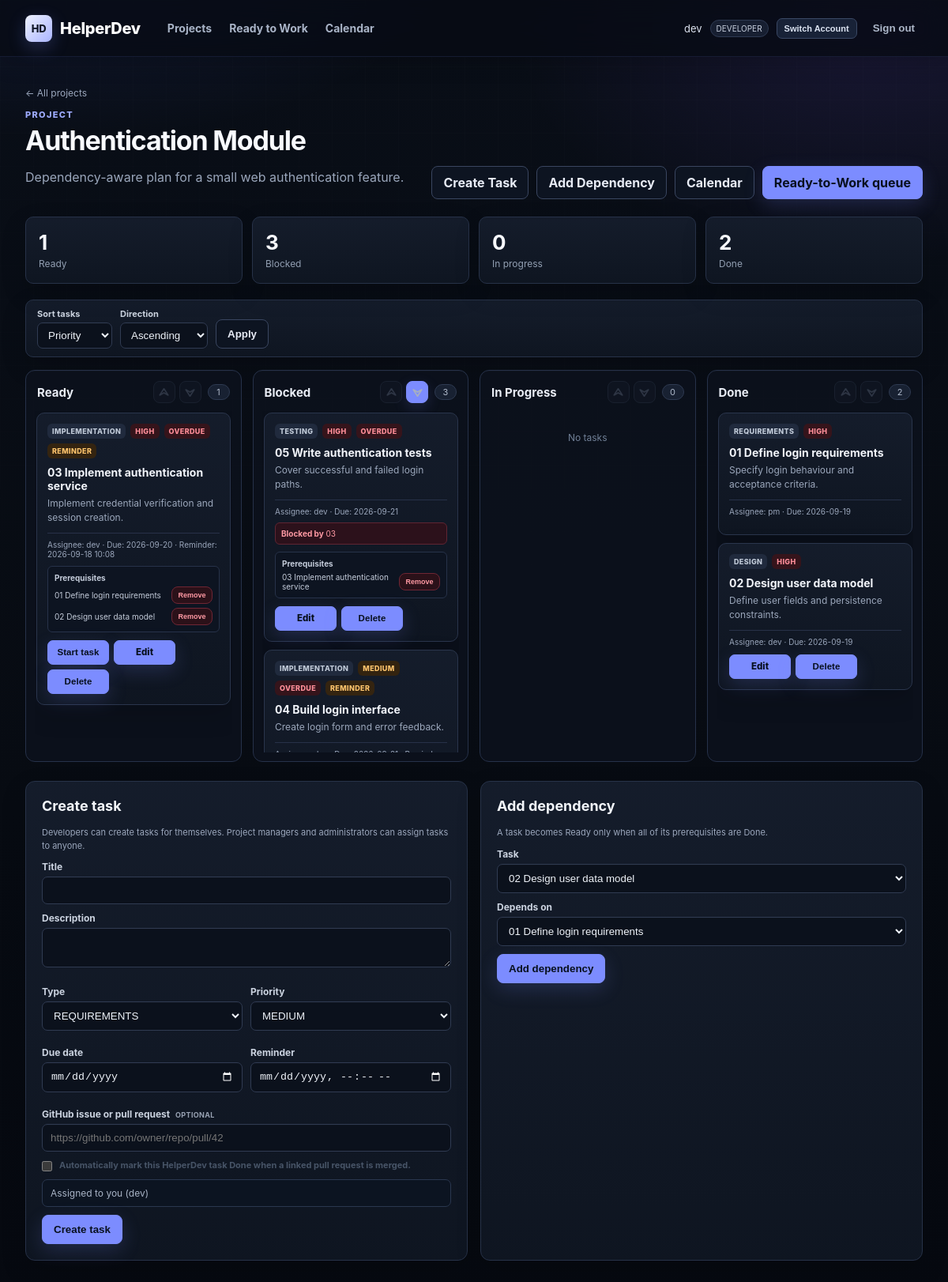
Page /projects/1 (signed in) on the committed database.
### tables this page shows
CREATE TABLE users (
    id INTEGER PRIMARY KEY AUTOINCREMENT,
    username TEXT NOT NULL UNIQUE,
    password_hash TEXT NOT NULL,
    role TEXT NOT NULL CHECK(role IN ('DEVELOPER','PROJECT_MANAGER','ADMIN'))
);

CREATE TABLE projects (
    id INTEGER PRIMARY KEY AUTOINCREMENT,
    name TEXT NOT NULL,
    description TEXT NOT NULL DEFAULT ''
);

CREATE TABLE tasks (
    id INTEGER PRIMARY KEY AUTOINCREMENT,
    project_id INTEGER NOT NULL REFERENCES projects(id) ON DELETE CASCADE,
    title TEXT NOT NULL,
    description TEXT NOT NULL DEFAULT '',
    task_type TEXT NOT NULL CHECK(task_type IN ('REQUIREMENTS','DESIGN','IMPLEMENTATION','BUG_FIX','TESTING','REVIEW','DOCUMENTATION','DEPLOYMENT')),
    priority TEXT NOT NULL CHECK(priority IN ('HIGH','MEDIUM','LOW')),
    progress_status TEXT NOT NULL DEFAULT 'PLANNED' CHECK(progress_status IN ('PLANNED','IN_PROGRESS','DONE')),
    assignee_id INTEGER REFERENCES users(id) ON DELETE SET NULL,
    due_date TEXT,
    reminder_at TEXT,
    archived INTEGER NOT NULL DEFAULT 0 CHECK(archived IN (0,1)),
    github_url TEXT,
    github_kind TEXT,
    github_repo TEXT,
    github_number INTEGER,
    github_state TEXT,
    github_title TEXT,
    github_synced_at TEXT,
    github_auto_complete INTEGER NOT NULL DEFAULT 0 CHECK(github_auto_complete IN (0,1)),
    created_at TEXT NOT NULL DEFAULT CURRENT_TIMESTAMP
);

### HelperDev/app.py (the view)
    @app.get("/projects/{project_id}", response_class=HTMLResponse)
    def project_board(request: Request, project_id: int, message: str | None = None, error: str | None = None,
                      sort: str = "priority", direction: str = "asc"):
        user = require_user(request)
        if not user:
            return RedirectResponse("/login", status_code=303)
        project = projects.get_project(project_id)
        if not project:
            raise HTTPException(404)
        with database.connect() as conn:
            users = conn.execute("SELECT id,username,role FROM users ORDER BY username").fetchall()
        sort = sort if sort in {"priority", "due", "title", "created"} else "priority"
        direction = direction if direction in {"asc", "desc"} else "asc"
        task_list = tasks.project_tasks(project_id, sort, direction)
        by_state = {s: [] for s in ["READY", "BLOCKED", "IN_PROGRESS", "DONE"]}
        for t in task_list:
            by_state[t["effective_state"]].append(t)
        return templates.TemplateResponse(request, "project.html", {
            "user": user, "project": project, "tasks": task_list, "by_state": by_state,
            "users": [dict(u) for u in users], "task_types": TASK_TYPES, "priorities": PRIORITIES,
            "message": message, "error": error, "sort": sort, "direction": direction,
        })

### HelperDev/templates/project.html (shortened to what this page needs)
{% extends "base.html" %}
{% block content %}
<section class="pagehead">
  <div><a class="backlink" href="/projects">← All projects</a><span class="eyebrow">Project</span><h1>{{ project.name }}</h1><p>{{ project.description }}</p></div>
  <div class="head-actions"><a class="secondary button" href="#create-task">Create Task</a><a class="secondary button" href="#add-dependency">Add Dependency</a><a class="secondary button" href="/calendar">Calendar</a><a class="primary button" href="/ready">Ready-to-Work queue</a></div>
</section>
<section class="summary">
  {% for state,label in [('READY','Ready'),('BLOCKED','Blocked'),('IN_PROGRESS','In progress'),('DONE','Done')] %}
  <div class="metric state-{{ state.lower() }}"><strong>{{ by_state[state]|length }}</strong><span>{{ label }}</span></div>
  {% endfor %}
</section>
<section class="sortbar">
  <form method="get" action="/projects/{{ project.id }}">
    <label>Sort tasks
      <select name="sort">
        <option value="priority" {% if sort=='priority' %}selected{% endif %}>Priority</option>
      </select>
    </label>
    <label>Direction
      <select name="direction"><option value="asc" {% if direction=='asc' %}selected{% endif %}>Ascending</option><option value="desc" {% if direction=='desc' %}selected{% endif %}>Descending</option></select>
    </label>
    <button class="secondary">Apply</button>
  </form>
</section>
<section class="board">
{% for state,label in [('READY','Ready'),('BLOCKED','Blocked'),('IN_PROGRESS','In Progress'),('DONE','Done')] %}
  <div class="column state-{{ state.lower() }}">
    <div class="column-title">
      <h2>{{ label }}</h2>
      <div class="column-title-controls">
        <div class="column-nav" aria-label="Navigate {{ label }} tasks">
          <button type="button" class="column-nav-button lane-nav-up" aria-label="Previous {{ label }} task" title="Previous task" disabled>
            <svg class="column-nav-icon" viewBox="0 0 24 24" aria-hidden="true" focusable="false"><path d="M4.5 16.8 12 5.4l7.5 11.4-7.5-4.2-7.5 4.2Z"/></svg>
          </button>
          <button type="button" class="column-nav-button lane-nav-down" aria-label="Next {{ label }} task" title="Next task" disabled>
            <svg class="column-nav-icon column-nav-icon-down" viewBox="0 0 24 24" aria-hidden="true" focusable="false"><path d="M4.5 16.8 12 5.4l7.5 11.4-7.5-4.2-7.5 4.2Z"/></svg>
          </button>
        </div>
        <span class="column-count">{{ by_state[state]|length }}</span>
      </div>
    </div>
    <div class="column-scroll" tabindex="-1">
    {% for t in by_state[state] %}
    <article class="task-card">
      <div class="chips"><span>{{ t.task_type.replace('_',' ') }}</span><span class="priority {{ t.priority.lower() }}">{{ t.priority }}</span>{% if t.overdue %}<span class="overdue-chip">OVERDUE</span>{% endif %}{% if t.reminder_due %}<span class="reminder-chip">REMINDER</span>{% endif %}{% if t.github_url %}<span class="github-chip">GITHUB</span>{% endif %}</div>
      <h3>{{ '%02d'|format(t.id) }} {{ t.title }}</h3>
      <p>{{ t.description }}</p>
      <div class="meta">Assignee: {{ t.assignee or 'Unassigned' }}{% if t.due_date %} · Due: {{ t.due_date }}{% endif %}{% if t.reminder_at %} · Reminder: {{ t.reminder_at.replace('T',' ') }}{% endif %}</div>
      {% if t.blocker_ids %}<div class="blocker"><b>Blocked by</b> {% for bid in t.blocker_ids %}{{ '%02d'|format(bid) }}{% if not loop.last %}, {% endif %}{% endfor %}</div>{% endif %}
      {% if t.prerequisites %}<div class="deps"><b>Prerequisites</b>
        {% for d in t.prerequisites %}
        <div class="dep-row"><span>{{ '%02d'|format(d.id) }} {{ d.title }}</span>
          {% if user.role in ['PROJECT_MANAGER','ADMIN'] or t.assignee_id == user.id %}<form method="post" action="/tasks/{{ t.id }}/dependencies/{{ d.id }}/remove"><button class="tiny danger-button">Remove</button></form>{% endif %}
        </div>{% endfor %}
      </div>{% endif %}
      <div class="actions task-actions">
        {% if t.effective_state == 'READY' and (user.role in ['PROJECT_MANAGER','ADMIN'] or t.assignee_id == user.id) %}<form method="post" action="/tasks/{{ t.id }}/start"><button class="task-action">Start task</button></form>{% endif %}
        {% if user.role in ['PROJECT_MANAGER','ADMIN'] or t.assignee_id == user.id %}<a class="task-action" href="/tasks/{{ t.id }}/edit">Edit</a><form method="post" action="/tasks/{{ t.id }}/delete" onsubmit="return confirm('Permanently delete {{ '%02d'|format(t.id) }}? Dependency links involving this task will also be removed.');"><button class="task-action">Delete</button></form>{% endif %}
      </div>
    </article>
    {% else %}<div class="empty">No tasks</div>{% endfor %}
    </div>
  </div>
{% endfor %}
</section>
<section class="admin-grid">
  <form method="post" action="/projects/{{ project.id }}/tasks" class="form-panel" id="create-task">
    <h2>Create task</h2>
    <p class="muted">Developers can create tasks for themselves. Project managers and administrators can assign tasks to anyone.</p>
    <label>Title<input name="title" required></label>
    <label>Description<textarea name="description" rows="2"></textarea></label>
    <div class="twocol"><label>Type<select name="task_type">{% for x in task_types %}<option value="{{ x }}">{{ x.replace('_',' ') }}</option>{% endfor %}</select></label><label>Priority<select name="priority"><option>HIGH</option><option selected>MEDIUM</option><option>LOW</option></select></label></div>
    <div class="twocol"><label>Due date<input type="date" name="due_date"></label><label>Reminder<input type="datetime-local" name="reminder_at"></label></div>
    <label>GitHub issue or pull request <span class="optional">optional</span><input type="url" name="github_url" placeholder="https://github.com/owner/repo/pull/42"></label>
    <label class="checkbox-row"><input type="checkbox" name="github_auto_complete"><span>Automatically mark this HelperDev task Done when a linked pull request is merged.</span></label>
    {% if user.role in ['PROJECT_MANAGER','ADMIN'] %}<label>Assignee<select name="assignee_id"><option value="">Unassigned</option>{% for u in users %}<option value="{{ u.id }}">{{ u.username }} - {{ u.role.replace('_',' ') }}</option>{% endfor %}</select></label>{% else %}<input type="hidden" name="assignee_id" value="{{ user.id }}"><div class="selfassign">Assigned to you ({{ user.username }})</div>{% endif %}
    <button class="primary">Create task</button>
  </form>
  <form method="post" action="{{ '/tasks/' ~ tasks[0].id ~ '/dependencies' if tasks else '#' }}" class="form-panel" id="add-dependency">
    <h2>Add dependency</h2>
    <p class="muted">A task becomes Ready only when all of its prerequisites are Done.</p>
    {% if tasks|length >= 2 %}
    <label>Task<select id="dep-task" onchange="document.getElementById('add-dependency').action='/tasks/'+this.value+'/dependencies'">{% for t in tasks %}{% if user.role in ['PROJECT_MANAGER','ADMIN'] or t.assignee_id == user.id %}<option value="{{ t.id }}">{{ '%02d'|format(t.id) }} {{ t.title }}</option>{% endif %}{% endfor %}</select></label>
    <label>Depends on<select name="prerequisite_id">{% for t in tasks %}<option value="{{ t.id }}">{{ '%02d'|format(t.id) }} {{ t.title }}</option>{% endfor %}</select></label>
    <button class="primary">Add dependency</button>
    {% else %}<p>Create at least two tasks before defining a dependency.</p>{% endif %}
  </form>
</section>
{% endblock %}

### HelperDev/templates/base.html (shortened to what this page needs)
<!doctype html>
<html lang="en">
<head>
  <link rel="stylesheet" href="/static/style.css">
</head>
<body>
<header class="topbar">
  <a class="brand" href="/projects"><span class="brandmark">HD</span> HelperDev</a>
  {% if user %}
  <nav><a href="/projects">Projects</a><a href="/ready">Ready to Work</a><a href="/calendar">Calendar</a>{% if user.role == 'ADMIN' %}<a href="/admin/users">User Management</a>{% endif %}</nav>
  <div class="userbox"><span>{{ user.username }}</span><span class="role">{{ user.role.replace('_',' ') }}</span><form method="post" action="/switch-account"><button class="switch-account-btn" type="submit" title="Sign out and return to the login page">Switch Account</button></form><form method="post" action="/logout"><button class="linkbtn" type="submit">Sign out</button></form></div>
  {% endif %}
</header>
<main class="shell">{% block content %}{% endblock %}</main>
</body>
</html>

### rows in the picture
users: username "dev", role.replace "DEVELOPER"
projects: name "Authentication Module", description "Dependency-aware plan for a small web authentication feature."
tasks: task_type.replace "IMPLEMENTATION", priority "HIGH", shows "OVERDUE", shows "REMINDER", id "03", title "Implement authentication service", description "Implement credential verification and session creation.", username "dev", due_date "2026-09-20", reminder_at.replace "2026-09-18 10:08"
tasks: id "01", title "Define login requirements", task_type.replace "REQUIREMENTS", priority "HIGH", description "Specify login behaviour and acceptance criteria.", username "pm", due_date "2026-09-19"
tasks: id "02", title "Design user data model", task_type.replace "DESIGN", priority "HIGH", description "Define user fields and persistence constraints.", username "dev", due_date "2026-09-19"
tasks: task_type.replace "TESTING", priority "HIGH", shows "OVERDUE", id "05", title "Write authentication tests", description "Cover successful and failed login paths.", username "dev", due_date "2026-09-21", bid "03"
tasks: task_type.replace "IMPLEMENTATION", priority "MEDIUM", shows "OVERDUE", shows "REMINDER", id "04", title "Build login interface", description "Create login form and error feedback."

### other values in the picture
{{ by_state[state]|length }} "1" "3" "0" "2"
{{ label }} "Ready" "Blocked" "In progress" "Done"
{{ label }} "Ready" "Blocked" "In Progress" "Done"
form field task_type "REQUIREMENTS"
form field value "02 Design user data model"
form field prerequisite_id "01 Define login requirements"
